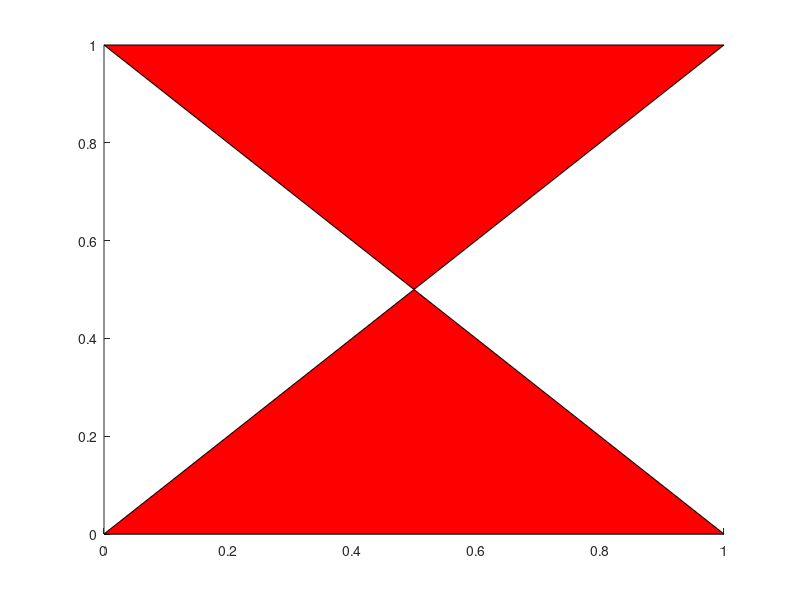

The MATLAB script that drew this image:
function result = test_patch_001
result = false;
a = figure;
x = [0,1,0,1]';
y = [0,0,1,1]';
c = [1,1,1];
patch(x,y,'r');
drawnow;
close(a);
result = true;
